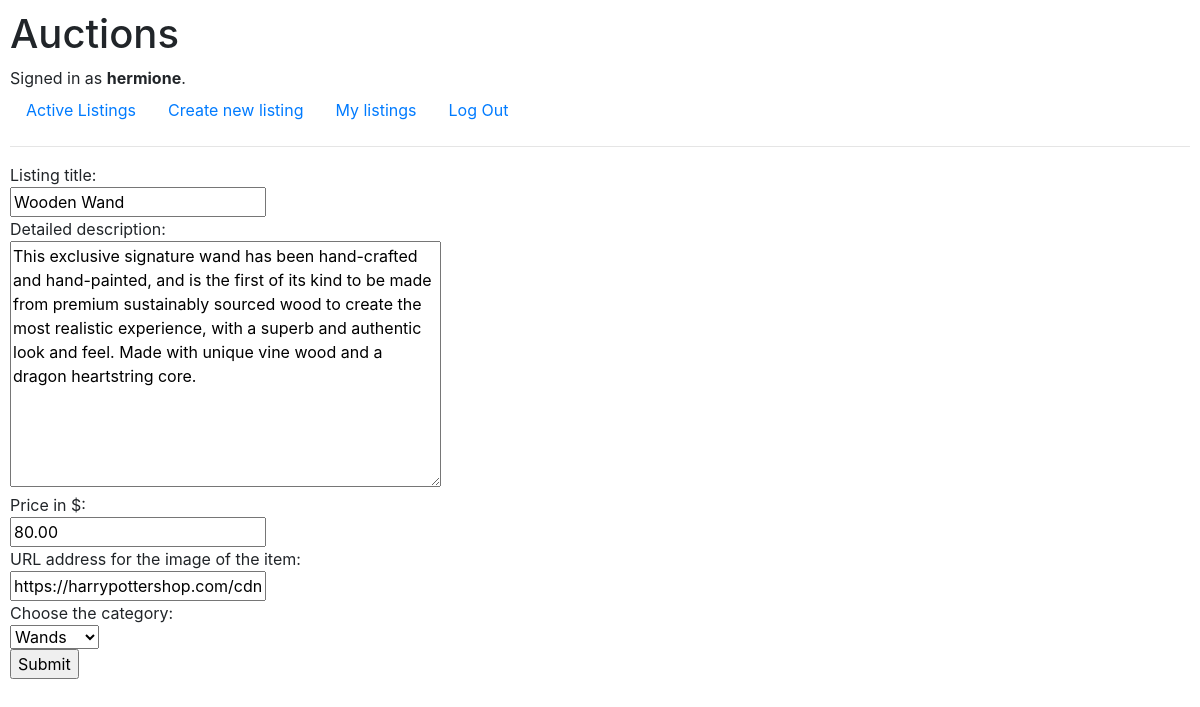
The app's page /listing/1/edit (signed in), older data.
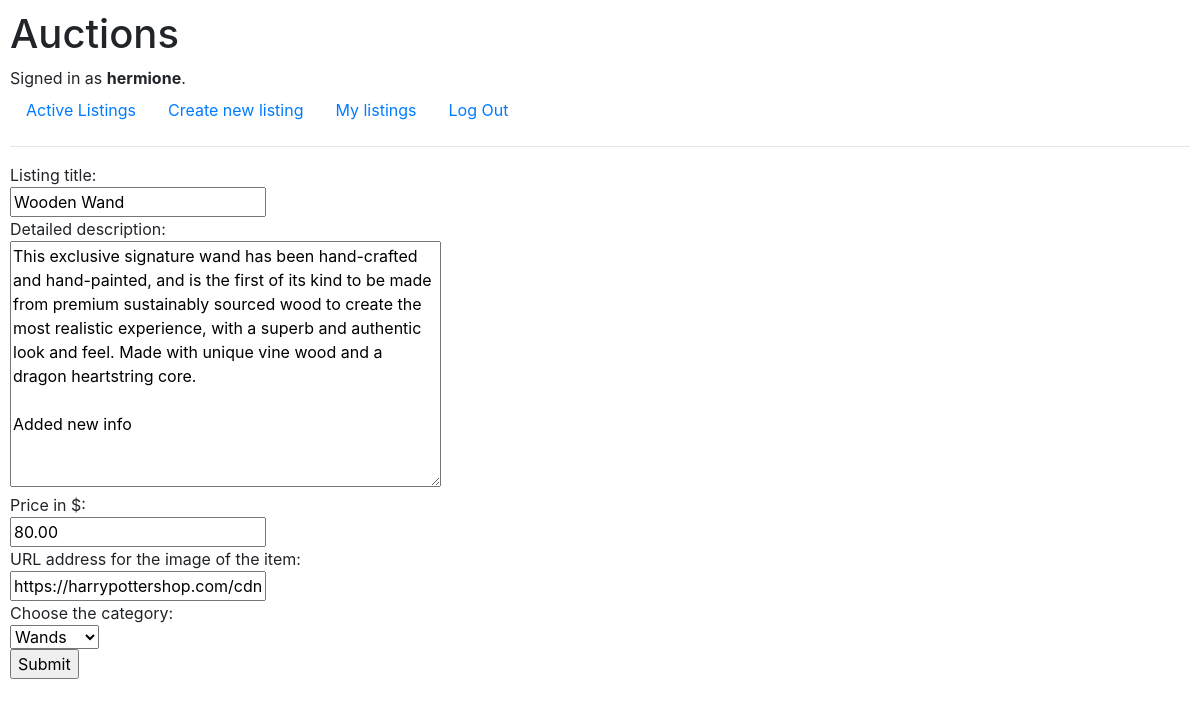
The same page, newer data.
### auctions/models.py (models this page shows, shortened)
class User(AbstractUser):
    pass

class Listing(models.Model):
    title = models.CharField(max_length=150)
    description = models.TextField()
    price = models.DecimalField(max_digits=7,decimal_places=2)
    image = models.URLField(blank=True)
    category = models.ForeignKey("Category", models.SET_NULL, blank=True, null=True)
    auctioneer = models.ForeignKey("User", on_delete=models.CASCADE)
    is_active = models.BooleanField(default=True)
    created_date = models.DateTimeField()
    closed_date = models.DateTimeField(blank=True, null=True)
    def __str__(self):
        return self.title

### auctions/views.py (the view, shortened to what this page needs)
# urls.py: path("listing/<int:listing_id>/edit", views.edit, name="edit")
@login_required
def edit(request, listing_id):
    print("Edit view")
    listing = Listing.objects.get(pk = listing_id)
    print(listing)
    if listing is not None:
        print("Get")
        form = ListingForm(instance=listing)
        return render(request, "auctions/editor.html", {
            "title" : f"{listing.title} - Edit",
            "listing_id" : listing_id,
            "action" : "edit",
            "form" : form
        })

### auctions/views.py
class ListingForm(ModelForm):
    class Meta:
        model = Listing
        fields = ['title', 'description', 'price', 'image', 'category', 'auctioneer', 'is_active', 'created_date', 'closed_date']

### auctions/models.py (called while the page is built)
    def __str__(self):
        return self.title

### auctions/templates/auctions/editor.html (shortened to what this page needs)
{% extends "auctions/layout.html" %}
{% block body %}
{% if listing_id is None  %}
<h1> Create a new entry.</h1>
<form action="{% url action %}" method="post">
{% else %}
<form action="{% url action listing_id %}" method="post">
{% endif %}
    <div class="form">
       <div class="lable">Listing title: </div>
       <div class="field">{{form.title}}</div>
    <div class="lable">Detailed description: </div>
    <div class="field">{{form.description}}</div>
    <div class="lable">Price in $: </div>
    <div class="field">{{form.price}}</div>
    <div class="lable">URL address for the image of the item:</div>
    <div class="field">{{form.image}}</div>
    <div class="lable">Choose the category: </div>
    <div class="field">{{form.category}}</div>
    <div class="field"><input type="submit"></div>
    </div>
</form>
{% endblock %}

### auctions/templates/auctions/layout.html (shortened to what this page needs)
{% load static %}
<!DOCTYPE html>
<html lang="en">
    <head>
        <link rel="stylesheet" href="https://stackpath.bootstrapcdn.com/bootstrap/4.4.1/css/bootstrap.min.css">
        <link href="{% static 'auctions/styles.css' %}" rel="stylesheet">
    </head>
    <body>
        <h1>Auctions</h1>
        <div>
            {% if user.is_authenticated %}
                Signed in as <strong>{{ user.username }}</strong>.
            {% else %}
                Not signed in.
            {% endif %}
        </div>
        <ul class="nav">
            <li class="nav-item">
                <a class="nav-link" href="{% url 'index' %}">Active Listings</a>
            </li>
            {% if user.is_authenticated %}
                <li>
                    <a class="nav-link" href="{% url 'new_listing' %}">Create new listing</a>
                </li>
                <li>
                    <a class="nav-link" href="{% url 'my_listings' %}">My listings</a>
                </li>
                <li class="nav-item">
                    <a class="nav-link" href="{% url 'logout' %}">Log Out</a>
                </li>
            {% endif %}
        </ul>
        <hr>
        {% block body %}
        {% endblock %}
    </body>
</html>

### auctions/static/auctions/styles.css (style rules this page uses)
body { padding: 10px; }

Row changes from the older to the newer data that the page shows:
changed Listing "Wooden Wand": description "…a dragon heartstring core." → "…a dragon heartstring core. Added new info"
